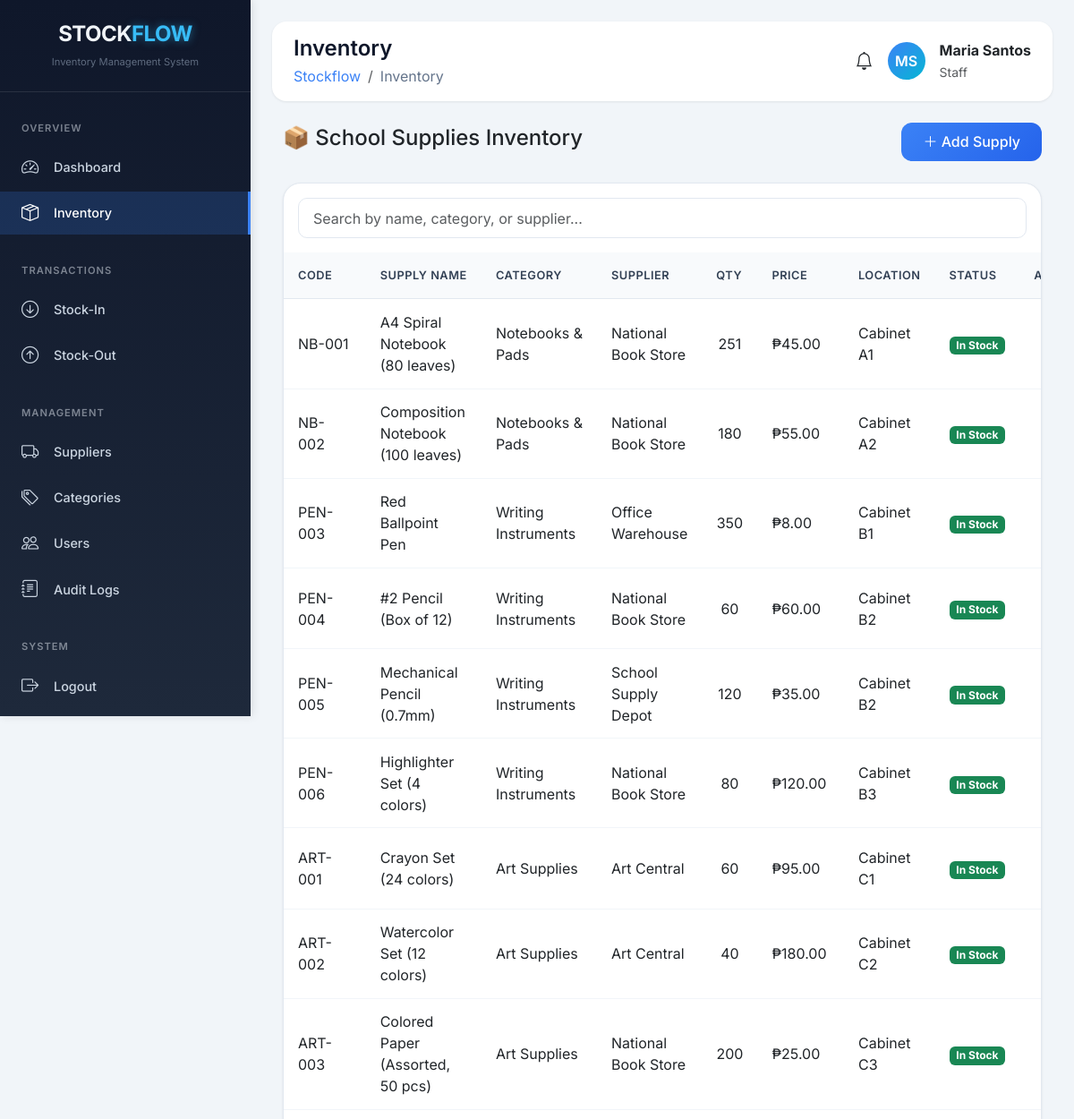
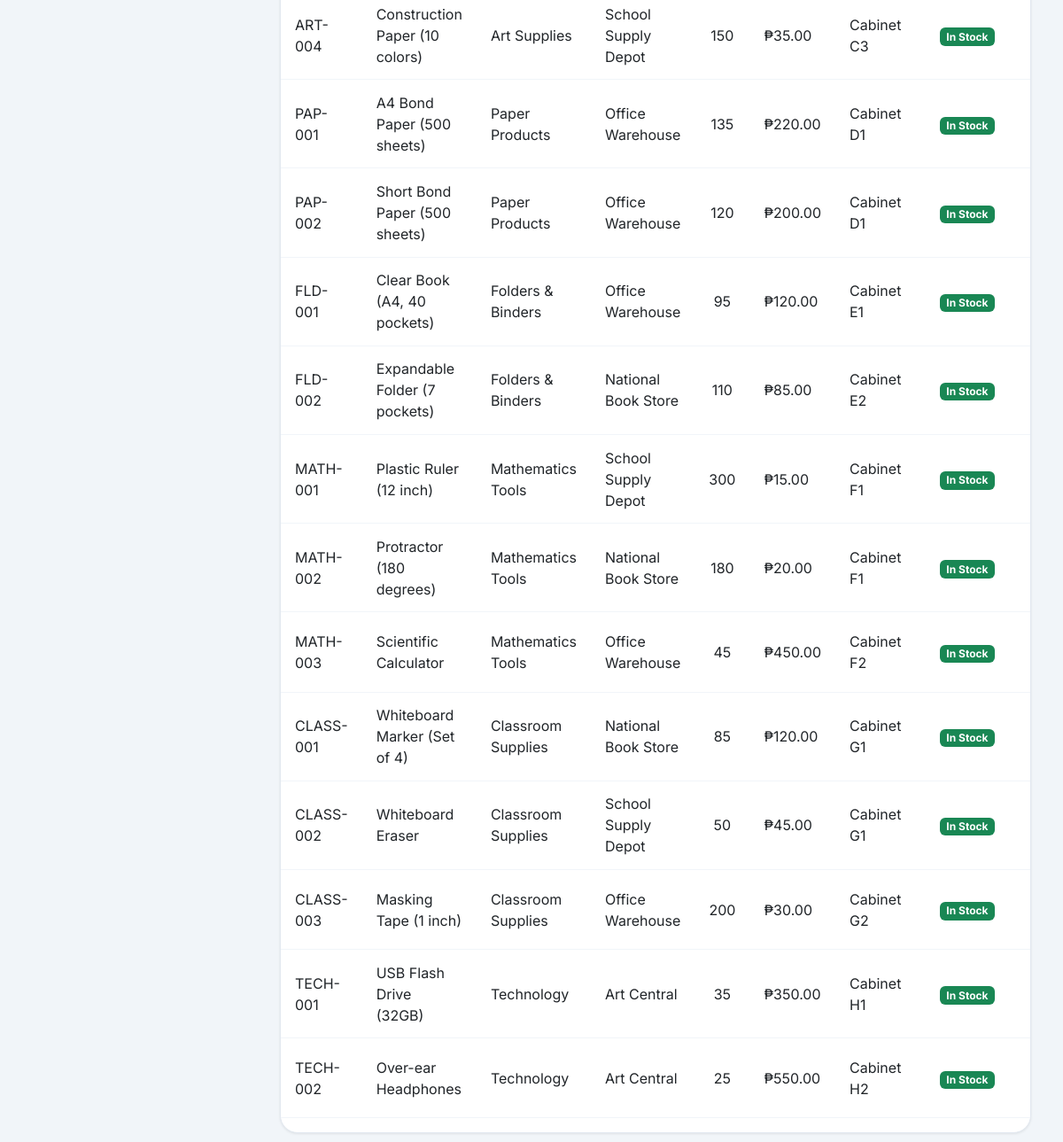
Page /index.php?page=inventory (signed in) on the committed database (2 pictures, top to bottom).
### tables this page shows
CREATE TABLE `school_supplies` (
  `id` int(11) NOT NULL,
  `supply_code` varchar(50) NOT NULL,
  `supply_name` varchar(200) NOT NULL,
  `category_id` int(11) DEFAULT NULL,
  `supplier_id` int(11) DEFAULT NULL,
  `quantity` int(11) DEFAULT 0,
  `unit_price` decimal(10,2) DEFAULT NULL,
  `description` text DEFAULT NULL,
  `status` enum('In Stock','Low Stock','Out of Stock') DEFAULT 'In Stock',
  `low_stock_threshold` int(11) DEFAULT 10,
  `location` varchar(100) DEFAULT NULL COMMENT 'Storage location (e.g., Cabinet A1, Shelf 2)',
  `created_at` timestamp NOT NULL DEFAULT current_timestamp(),
  `updated_at` timestamp NOT NULL DEFAULT current_timestamp() ON UPDATE current_timestamp()
);

CREATE TABLE `categories` (
  `id` int(11) NOT NULL,
  `name` varchar(100) NOT NULL,
  `description` text DEFAULT NULL,
  `is_active` tinyint(1) DEFAULT 1,
  `created_at` timestamp NOT NULL DEFAULT current_timestamp()
);

CREATE TABLE `suppliers` (
  `id` int(11) NOT NULL,
  `name` varchar(100) NOT NULL,
  `contact_person` varchar(100) DEFAULT NULL,
  `email` varchar(100) DEFAULT NULL,
  `phone` varchar(20) DEFAULT NULL,
  `address` text DEFAULT NULL,
  `is_active` tinyint(1) DEFAULT 1,
  `created_at` timestamp NOT NULL DEFAULT current_timestamp()
);

### backend/database.php (called while the page is built, shortened)
<?php
function escape($string) {
    return htmlspecialchars($string, ENT_QUOTES, 'UTF-8');
}
?>

### frontend/inventory.php (the view, shortened to what this page needs)
<?php
$stmt = $pdo->query("SELECT s.*, c.name as category_name, sup.name as supplier_name
                     FROM school_supplies s
                     LEFT JOIN categories c ON s.category_id = c.id
                     LEFT JOIN suppliers sup ON s.supplier_id = sup.id
                     ORDER BY s.created_at DESC");
$inventory = $stmt->fetchAll();
?>
<div class="container-fluid">
    <div class="d-flex justify-content-between align-items-center mb-4">
        <h4>📦 School Supplies Inventory</h4>
        <button class="btn btn-primary-custom" data-bs-toggle="modal" data-bs-target="#addItemModal">
            <i class="bi bi-plus-lg"></i> Add Supply
        </button>
    </div>
    <div class="data-table">
        <div class="p-3">
            <input type="text" id="searchInventory" class="form-control" placeholder="Search by name, category, or supplier...">
        </div>
        <div class="table-responsive">
            <table class="table table-hover" id="inventoryTable">
                <thead class="table-light">
                    <tr>
                        <th>CODE</th><th>SUPPLY NAME</th><th>CATEGORY</th><th>SUPPLIER</th><th>QTY</th><th>PRICE</th><th>LOCATION</th><th>STATUS</th><th>ACTIONS</th>
                    </tr>
                </thead>
                <tbody>
                    <?php foreach ($inventory as $item): ?>
                    <tr>
                        <td><?php echo escape($item['supply_code']); ?></td>
                        <td><?php echo escape($item['supply_name']); ?></td>
                        <td><?php echo escape($item['category_name'] ?? 'N/A'); ?></td>
                        <td><?php echo escape($item['supplier_name'] ?? 'N/A'); ?></td>
                        <td class="text-center"><?php echo number_format($item['quantity']); ?></td>
                        <td>₱<?php echo number_format($item['unit_price'], 2); ?></td>
                        <td><?php echo escape($item['location'] ?? 'N/A'); ?></td>
                        <td class="text-center">
                            <span class="badge bg-<?php echo $item['status'] === 'In Stock' ? 'success' : ($item['status'] === 'Low Stock' ? 'warning' : 'danger'); ?>">
                                <?php echo $item['status']; ?>
                            </span>
                        </td>
                        <td class="text-center">
                        </td>
                    </tr>
                    <?php endforeach; ?>
                </tbody>
            </table>
        </div>
    </div>
</div>

### frontend/assets/css/style.css (style rules this page uses)
* { margin: 0; padding: 0; box-sizing: border-box; font-family: 'Inter', sans-serif; }
body { background: #f1f5f9; overflow-x: hidden; }
.data-table { background: white; border-radius: 20px; overflow: hidden; box-shadow: 0 1px 3px rgba(0, 0, 0, 0.08); border: 1px solid #e2e8f0; }
.data-table th { background: #f8fafc; padding: 1rem; font-weight: 600; color: #334155; border-bottom: 1px solid #e2e8f0; font-size: 0.8rem; text-transform: uppercase; letter-spacing: 0.5px; }
.data-table td { padding: 0.85rem 1rem; vertical-align: middle; border-bottom: 1px solid #f1f5f9; }
.btn-primary-custom { background: linear-gradient(135deg, #3b82f6, #2563eb); border: none; padding: 0.6rem 1.5rem; border-radius: 12px; color: white; font-weight: 500; transition: all 0.3s ease; }
.form-control, .form-select { border-radius: 10px; border: 1px solid #e2e8f0; padding: 0.6rem 1rem; }

### frontend/includes/header.php (style rules this page uses)
* { margin: 0; padding: 0; box-sizing: border-box; font-family: 'Inter', sans-serif; }
body { background: #f1f5f9; }
.btn-primary-custom { background: linear-gradient(135deg, #3b82f6, #2563eb); border: none; padding: 0.6rem 1.5rem; border-radius: 12px; color: white; }

### rows in the picture
school_supplies: supply_code "NB-001", supply_name "A4 Spiral Notebook (80 leaves)", category.name "Notebooks & Pads", supplier.name "National Book Store", quantity "251", unit_price "45.00", location "Cabinet A1", status "In Stock"
school_supplies: supply_code "NB-002", supply_name "Composition Notebook (100 leaves)", category.name "Notebooks & Pads", supplier.name "National Book Store", quantity "180", unit_price "55.00", location "Cabinet A2", status "In Stock"
school_supplies: supply_code "PEN-003", supply_name "Red Ballpoint Pen", category.name "Writing Instruments", supplier.name "Office Warehouse", quantity "350", unit_price "8.00", location "Cabinet B1", status "In Stock"
school_supplies: supply_code "PEN-004", supply_name "#2 Pencil (Box of 12)", category.name "Writing Instruments", supplier.name "National Book Store", quantity "60", unit_price "60.00", location "Cabinet B2", status "In Stock"
school_supplies: supply_code "PEN-005", supply_name "Mechanical Pencil (0.7mm)", category.name "Writing Instruments", supplier.name "School Supply Depot", quantity "120", unit_price "35.00", location "Cabinet B2", status "In Stock"
school_supplies: supply_code "PEN-006", supply_name "Highlighter Set (4 colors)", category.name "Writing Instruments", supplier.name "National Book Store", quantity "80", unit_price "120.00", location "Cabinet B3", status "In Stock"
school_supplies: supply_code "ART-001", supply_name "Crayon Set (24 colors)", category.name "Art Supplies", supplier.name "Art Central", quantity "60", unit_price "95.00", location "Cabinet C1", status "In Stock"
school_supplies: supply_code "ART-002", supply_name "Watercolor Set (12 colors)", category.name "Art Supplies", supplier.name "Art Central", quantity "40", unit_price "180.00", location "Cabinet C2", status "In Stock"
school_supplies: supply_code "ART-003", supply_name "Colored Paper (Assorted, 50 pcs)", category.name "Art Supplies", supplier.name "National Book Store", quantity "200", unit_price "25.00", location "Cabinet C3", status "In Stock"
school_supplies: supply_code "ART-004", supply_name "Construction Paper (10 colors)", category.name "Art Supplies", supplier.name "School Supply Depot", quantity "150", unit_price "35.00", location "Cabinet C3", status "In Stock"
school_supplies: supply_code "PAP-001", supply_name "A4 Bond Paper (500 sheets)", category.name "Paper Products", supplier.name "Office Warehouse", quantity "135", unit_price "220.00", location "Cabinet D1", status "In Stock"
school_supplies: supply_code "PAP-002", supply_name "Short Bond Paper (500 sheets)", category.name "Paper Products", supplier.name "Office Warehouse", quantity "120", unit_price "200.00", location "Cabinet D1", status "In Stock"
school_supplies: supply_code "FLD-001", supply_name "Clear Book (A4, 40 pockets)", category.name "Folders & Binders", supplier.name "Office Warehouse", quantity "95", unit_price "120.00", location "Cabinet E1", status "In Stock"
school_supplies: supply_code "FLD-002", supply_name "Expandable Folder (7 pockets)", category.name "Folders & Binders", supplier.name "National Book Store", quantity "110", unit_price "85.00", location "Cabinet E2", status "In Stock"
school_supplies: supply_code "MATH-001", supply_name "Plastic Ruler (12 inch)", category.name "Mathematics Tools", supplier.name "School Supply Depot", quantity "300", unit_price "15.00", location "Cabinet F1", status "In Stock"
school_supplies: supply_code "MATH-002", supply_name "Protractor (180 degrees)", category.name "Mathematics Tools", supplier.name "National Book Store", quantity "180", unit_price "20.00", location "Cabinet F1", status "In Stock"
school_supplies: supply_code "MATH-003", supply_name "Scientific Calculator", category.name "Mathematics Tools", supplier.name "Office Warehouse", quantity "45", unit_price "450.00", location "Cabinet F2", status "In Stock"
school_supplies: supply_code "CLASS-001", supply_name "Whiteboard Marker (Set of 4)", category.name "Classroom Supplies", supplier.name "National Book Store", quantity "85", unit_price "120.00", location "Cabinet G1", status "In Stock"
school_supplies: supply_code "CLASS-002", supply_name "Whiteboard Eraser", category.name "Classroom Supplies", supplier.name "School Supply Depot", quantity "50", unit_price "45.00", location "Cabinet G1", status "In Stock"
school_supplies: supply_code "CLASS-003", supply_name "Masking Tape (1 inch)", category.name "Classroom Supplies", supplier.name "Office Warehouse", quantity "200", unit_price "30.00", location "Cabinet G2", status "In Stock"
school_supplies: supply_code "TECH-001", supply_name "USB Flash Drive (32GB)", category.name "Technology", supplier.name "Art Central", quantity "35", unit_price "350.00", location "Cabinet H1", status "In Stock"
school_supplies: supply_code "TECH-002", supply_name "Over-ear Headphones", category.name "Technology", supplier.name "Art Central", quantity "25", unit_price "550.00", location "Cabinet H2", status "In Stock"

### other values in the picture
str_replace('_', ' ', $_GET['page'] ?? 'Dashboard') "Inventory"
$initials "MS"
$_SESSION['name'] "Maria Santos"
$_SESSION['role'] "Staff"
